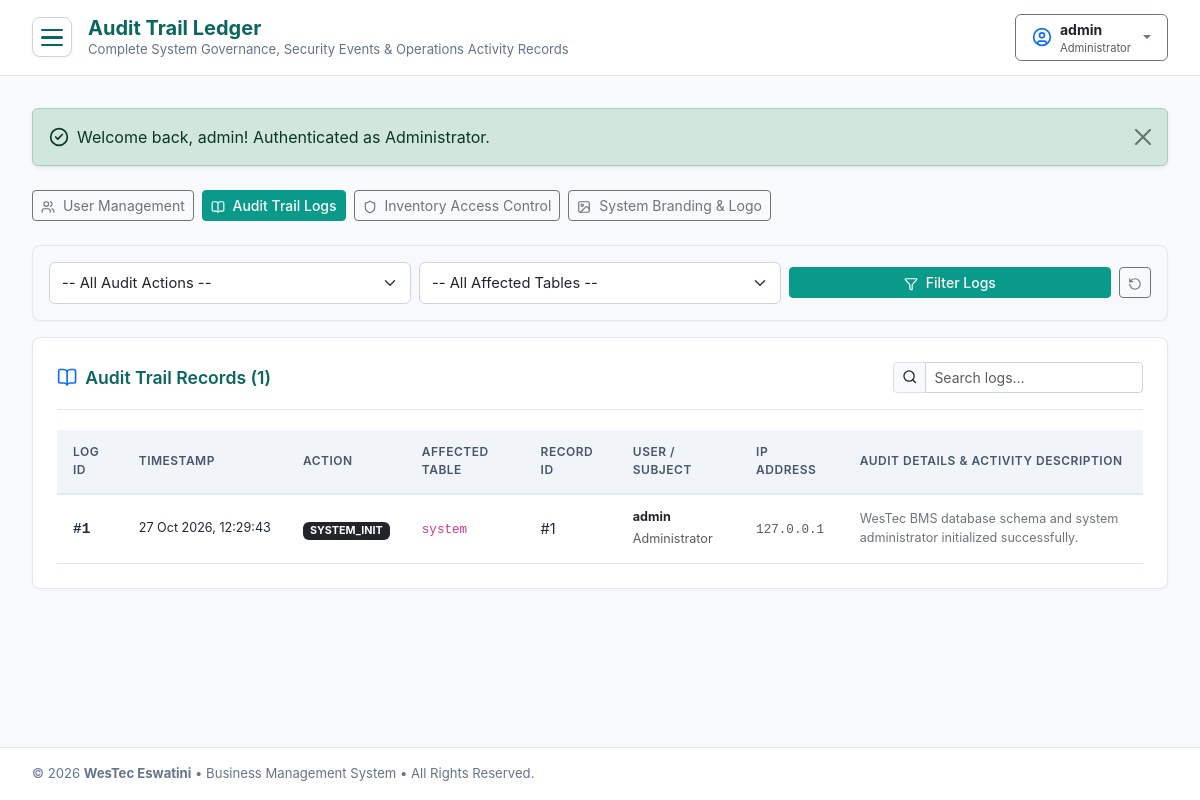
/admin/audit_logs.php (signed in), run on the app's committed database.
### tables this page shows
CREATE TABLE `audit_logs` (
    `log_id` INT AUTO_INCREMENT PRIMARY KEY,
    `user_id` INT NULL,
    `action` VARCHAR(50) NOT NULL,
    `table_affected` VARCHAR(50) NOT NULL,
    `record_id` INT NULL,
    `details` TEXT NULL,
    `ip_address` VARCHAR(45) DEFAULT '127.0.0.1',
    `created_at` DATETIME DEFAULT CURRENT_TIMESTAMP,
    CONSTRAINT `fk_audit_user` FOREIGN KEY (`user_id`) 
        REFERENCES `users` (`user_id`) 
        ON UPDATE CASCADE 
        ON DELETE SET NULL
);

CREATE TABLE `users` (
    `user_id` INT AUTO_INCREMENT PRIMARY KEY,
    `username` VARCHAR(50) NOT NULL UNIQUE,
    `password_hash` VARCHAR(255) NOT NULL,
    `role_id` INT NOT NULL,
    `email` VARCHAR(100) NULL,
    `status` ENUM('Active', 'Inactive', 'Suspended') NOT NULL DEFAULT 'Active',
    `profile_photo` VARCHAR(255) NULL,
    `created_at` DATETIME DEFAULT CURRENT_TIMESTAMP,
    `updated_at` DATETIME DEFAULT CURRENT_TIMESTAMP ON UPDATE CURRENT_TIMESTAMP,
    CONSTRAINT `fk_users_role` FOREIGN KEY (`role_id`) 
        REFERENCES `roles` (`role_id`) 
        ON UPDATE CASCADE 
        ON DELETE RESTRICT
);

CREATE TABLE `roles` (
    `role_id` INT AUTO_INCREMENT PRIMARY KEY,
    `role_name` VARCHAR(50) NOT NULL UNIQUE,
    `description` VARCHAR(255) NULL,
    `created_at` DATETIME DEFAULT CURRENT_TIMESTAMP
);

### includes/auth.php (called while the page is built, shortened)
<?php
function isLoggedIn(): bool {
    return isset($_SESSION['user_id']) && !empty($_SESSION['user_id']);
}
function getCurrentUser(): ?array {
    return [
        'user_id'       => $_SESSION['user_id'],
        'username'      => $_SESSION['username'],
        'role_id'       => $_SESSION['role_id'] ?? null,
        'role_name'     => $_SESSION['role_name'] ?? 'User',
        'email'         => $_SESSION['email'] ?? '',
        'profile_photo' => $_SESSION['profile_photo'] ?? null,
    ];
}
function hasRole(string|array $roles): bool {
    $allowed = is_array($roles) ? $roles : [$roles];
    $currentRole = strtolower(trim($_SESSION['role_name'] ?? ''));
    foreach ($allowed as $role) {
        $checkRole = strtolower(trim($role));
        if ($currentRole === $checkRole) {
            return true;
        }
    }
    return false;
}

### admin/audit_logs.php (the view, shortened to what this page needs)
<?php
require_once __DIR__ . '/../includes/functions.php';
require_once __DIR__ . '/../includes/auth.php';
$pdo = getDbConnection();
$query = "
    SELECT a.*, u.username, r.role_name
    FROM audit_logs a
    LEFT JOIN users u ON a.user_id = u.user_id
    LEFT JOIN roles r ON u.role_id = r.role_id
    WHERE 1=1
";
$params = [];
$query .= " ORDER BY a.log_id DESC LIMIT 100";
$stmt = $pdo->prepare($query);
$stmt->execute($params);
$logs = $stmt->fetchAll();
$pageTitle = 'Audit Trail Ledger';
$pageSubtitle = 'Complete System Governance, Security Events & Operations Activity Records';
require_once __DIR__ . '/../includes/header.php';
?>
<div class="d-flex gap-2 mb-4">
    <?php if (hasRole('Administrator')): ?>
    <a href="/westec_bms/admin/user_management.php" class="btn btn-outline-secondary btn-sm">
        <i data-lucide="users" class="me-1"></i> User Management
    </a>
    <?php endif; ?>
    <a href="/westec_bms/admin/audit_logs.php" class="btn btn-westec btn-sm">
        <i data-lucide="book-open" class="me-1"></i> Audit Trail Logs
    </a>
    <a href="/westec_bms/admin/inventory_access.php" class="btn btn-outline-secondary btn-sm">
        <i data-lucide="shield" class="me-1"></i> Inventory Access Control
    </a>
    <?php if (hasRole('Administrator')): ?>
    <a href="/westec_bms/admin/system_settings.php" class="btn btn-outline-secondary btn-sm">
        <i data-lucide="image" class="me-1"></i> System Branding &amp; Logo
    </a>
    <?php endif; ?>
</div>
<div class="content-section p-3 mb-3 bg-light">
    <form method="GET" action="/westec_bms/admin/audit_logs.php" class="row g-2 align-items-center">
        <div class="col-md-4">
            <select name="action" class="form-select form-select-sm">
                <option value="">-- All Audit Actions --</option>
            </select>
        </div>
        <div class="col-md-4">
            <select name="table" class="form-select form-select-sm">
                <option value="">-- All Affected Tables --</option>
            </select>
        </div>
        <div class="col-md-4 d-flex gap-2">
            <button type="submit" class="btn btn-sm btn-westec w-100">
                <i data-lucide="filter" class="me-1"></i> Filter Logs
            </button>
            <a href="/westec_bms/admin/audit_logs.php" class="btn btn-sm btn-outline-secondary" title="Reset Filters">
                <i data-lucide="rotate-ccw"></i>
            </a>
        </div>
    </form>
</div>
<div class="content-section">
    <div class="section-header">
        <h2 class="section-title">
            <i data-lucide="book-open" class="text-primary"></i>
            Audit Trail Records (<?= count($logs) ?>)
        </h2>
        <div class="input-group input-group-sm" style="max-width: 250px;">
            <span class="input-group-text bg-light"><i data-lucide="search"></i></span>
            <input type="text" class="form-control" placeholder="Search logs..." data-table-filter="auditTable">
        </div>
    </div>
    <div class="table-responsive">
        <table class="table-westec" id="auditTable">
            <thead>
                <tr>
                    <th>Log ID</th>
                    <th>Timestamp</th>
                    <th>Action</th>
                    <th>Affected Table</th>
                    <th>Record ID</th>
                    <th>User / Subject</th>
                    <th>IP Address</th>
                    <th>Audit Details & Activity Description</th>
                </tr>
            </thead>
            <tbody>
                <?php if (empty($logs)): ?>
                    <tr>
                        <td colspan="8" class="text-center text-muted py-4">No audit records found matching the filter criteria.</td>
                    </tr>
                <?php else: ?>
                    <?php foreach ($logs as $log):
                        $actionBadge = match ($log['action']) {
                            'USER_REGISTERED' => 'bg-success',
                            'USER_LOGIN'      => 'bg-info text-dark',
                            'USER_LOGOUT'     => 'bg-secondary',
                            'TICKET_STATUS_CHANGED' => 'bg-primary',
                            'SYSTEM_INIT'     => 'bg-dark',
                            default           => 'bg-light text-dark border'
                        };
                    ?>
                        <tr>
                            <td><strong class="font-monospace">#<?= $log['log_id'] ?></strong></td>
                            <td class="text-nowrap small"><?= formatDate($log['created_at'], 'd M Y, H:i:s') ?></td>
                            <td><span class="badge <?= $actionBadge ?>"><?= e($log['action']) ?></span></td>
                            <td><code><?= e($log['table_affected']) ?></code></td>
                            <td><?= $log['record_id'] ? '#' . $log['record_id'] : '—' ?></td>
                            <td>
                                <?php if ($log['username']): ?>
                                    <strong class="text-dark small d-block"><?= e($log['username']) ?></strong>
                                    <small class="text-muted"><?= e($log['role_name']) ?></small>
                                <?php else: ?>
                                    <span class="text-muted small"><em>System Automated</em></span>
                                <?php endif; ?>
                            </td>
                            <td><small class="text-muted font-monospace"><?= e($log['ip_address']) ?></small></td>
                            <td class="small text-secondary"><?= e($log['details']) ?></td>
                        </tr>
                    <?php endforeach; ?>
                <?php endif; ?>
            </tbody>
        </table>
    </div>
</div>
<?php require_once __DIR__ . '/../includes/footer.php'; ?>

### includes/header.php (shortened to what this page needs)
<?php
require_once __DIR__ . '/../includes/functions.php';
require_once __DIR__ . '/../includes/auth.php';
$currentUser = getCurrentUser();
$currentPage = basename($_SERVER['PHP_SELF']);
$currentDir = basename(dirname($_SERVER['PHP_SELF']));
$isLanding = !empty($isLandingPage) || empty($currentUser) || ($currentPage === 'index.php' && in_array($currentDir, ['westec_bms', ''])) || ($currentDir === 'auth' && $currentPage !== 'change_password.php');
?>
<!DOCTYPE html>
<html lang="en">
<head>
    <link href="https://cdn.jsdelivr.net/npm/bootstrap@5.3.3/dist/css/bootstrap.min.css" rel="stylesheet">
    <link rel="stylesheet" href="https://cdn.jsdelivr.net/npm/bootstrap-icons@1.11.3/font/bootstrap-icons.min.css">
    <link rel="stylesheet" href="/westec_bms/assets/css/style.css">
</head>
<body>
<div class="app-wrapper">
    <div class="app-main">
        <header class="app-topbar">
            <div class="d-flex align-items-center">
                <?php if (!$isLanding): ?>
                    <button class="hamburger-btn me-3" id="menuToggleBtn" type="button" aria-label="Toggle navigation menu" title="Open Navigation Menu">
                        <span class="hamburger-line"></span>
                        <span class="hamburger-line"></span>
                        <span class="hamburger-line"></span>
                    </button>
                    <div>
                        <h2 class="page-context-title"><?= isset($pageTitle) ? e($pageTitle) : 'WesTec Eswatini' ?></h2>
                        <p class="page-context-desc"><?= isset($pageSubtitle) ? e($pageSubtitle) : 'Business Management & IT Infrastructure Operations' ?></p>
                    </div>
                <?php endif; ?>
            </div>
            <div class="d-flex align-items-center gap-3">
                <?php if ($currentUser): ?>
                    <div class="dropdown">
                        <button class="btn btn-outline-secondary dropdown-toggle d-flex align-items-center gap-2 py-1 px-3" type="button" data-bs-toggle="dropdown" aria-expanded="false">
                            <?php $navAvatarUrl = getUserAvatarUrl($currentUser); ?>
                            <?php if ($navAvatarUrl): ?>
                                <img src="<?= $navAvatarUrl ?>" alt="<?= e($currentUser['username']) ?>" class="rounded-circle border" style="width: 28px; height: 28px; object-fit: cover;">
                            <?php else: ?>
                                <i data-lucide="circle-user" class="fs-5 text-primary"></i>
                            <?php endif; ?>
                            <div class="text-start">
                                <span class="d-block fw-bold small text-dark"><?= e($currentUser['username']) ?></span>
                                <span class="d-block text-muted" style="font-size: 0.7rem;"><?= e($currentUser['role_name']) ?></span>
                            </div>
                        </button>
                    </div>
                <?php endif; ?>
            </div>
        </header>
        <main class="page-content">

### assets/css/style.css (style rules this page uses)
:root { --westec-primary: #0A9A8A; --westec-dark: #0A675F; --westec-darker: #064E48; --westec-light: #E8F7F5; --westec-surface: #F8FAFC; --westec-border: #E2E8F0; --westec-text: #1E293B; --westec-text-muted: #64748B; --sidebar-width: 260px; }
body { font-family: -apple-system, BlinkMacSystemFont, "Segoe UI", Roboto, "Helvetica Neue", Arial, sans-serif; color: var(--westec-text); background-color: var(--westec-surface); min-height: 100vh; }
.app-wrapper { display: flex; min-height: 100vh; }
.hamburger-btn { display: inline-flex; flex-direction: column; justify-content: center; gap: 5px; width: 40px; height: 40px; background-color: #ffffff; border: 1.5px solid #CBD5E1; border-radius: 8px; padding: 9px 8px; cursor: pointer; transition: all 0.25s cubic-bezier(0.4, 0, 0.2, 1); outline: none; box-shadow: 0 1px 3px rgba(0, 0, 0, 0.05); }
.hamburger-line { display: block; width: 100%; height: 2.5px; background-color: var(--westec-dark); border-radius: 3px; transition: all 0.25s ease-in-out; }
.app-main { flex-grow: 1; display: flex; flex-direction: column; min-width: 0; background-color: #F8FAFC; }
.app-topbar { background-color: #ffffff; border-bottom: 1px solid var(--westec-border); padding: 0.85rem 2rem; display: flex; align-items: center; justify-content: space-between; position: sticky; top: 0; z-index: 900; }
.page-context-title { font-size: 1.25rem; font-weight: 700; color: var(--westec-dark); margin: 0; }
.page-context-desc { font-size: 0.82rem; color: var(--westec-text-muted); margin: 0; }
.page-content { padding: 2rem; flex-grow: 1; }
.content-section { background-color: #ffffff; border: 1px solid var(--westec-border); border-radius: 8px; padding: 1.5rem; margin-bottom: 1.75rem; box-shadow: 0 1px 3px rgba(0, 0, 0, 0.04); }
.section-header { display: flex; align-items: center; justify-content: space-between; padding-bottom: 1rem; margin-bottom: 1.25rem; border-bottom: 1px solid var(--westec-border); }
.section-title { font-size: 1.1rem; font-weight: 600; color: var(--westec-dark); margin: 0; display: flex; align-items: center; gap: 0.5rem; }
.table-westec { width: 100%; margin-bottom: 0; font-size: 0.9rem; border-collapse: separate; border-spacing: 0; }
.table-westec th { background-color: #F1F5F9; color: #475569; font-weight: 600; text-transform: uppercase; font-size: 0.75rem; letter-spacing: 0.5px; padding: 0.85rem 1rem; border-bottom: 2px solid var(--westec-border); vertical-align: middle; }
.table-westec td { padding: 0.85rem 1rem; vertical-align: middle; border-bottom: 1px solid var(--westec-border); color: var(--westec-text); }
.btn-westec { background-color: var(--westec-primary); border-color: var(--westec-primary); color: #ffffff; font-weight: 500; transition: all 0.2s ease; }
.form-control, .form-select { border-color: #CBD5E1; font-size: 0.92rem; padding: 0.55rem 0.75rem; border-radius: 6px; }
.lucide, svg.lucide { display: inline-block; width: 1.15em; height: 1.15em; vertical-align: -0.15em; stroke-width: 2; stroke: currentColor; fill: none; line-height: 1; }
.lucide.fs-5, svg.lucide.fs-5 { width: 1.25rem; height: 1.25rem; }
.btn .lucide, .btn svg.lucide { vertical-align: -0.18em; }
.btn-sm .lucide, .btn-sm svg.lucide { width: 1em; height: 1em; }
.input-group-text .lucide, .input-group-text svg.lucide { width: 1.1em; height: 1.1em; }

### data on the page
audit_logs: user.username "admin", roles.role_name "Administrator", log_id "1", created_at "27 Oct 2026, 12:29:43", action "SYSTEM_INIT", table_affected "system", record "1", ip_address "127.0.0.1", details "WesTec BMS database schema and system administrator initialized successfully."

### other printed values
$pageTitle "Audit Trail Ledger"
$pageSubtitle "Complete System Governance, Security Events & Operations Activity Records"
$msg['text'] "Welcome back, admin! Authenticated as Administrator."
count($logs) "1"
